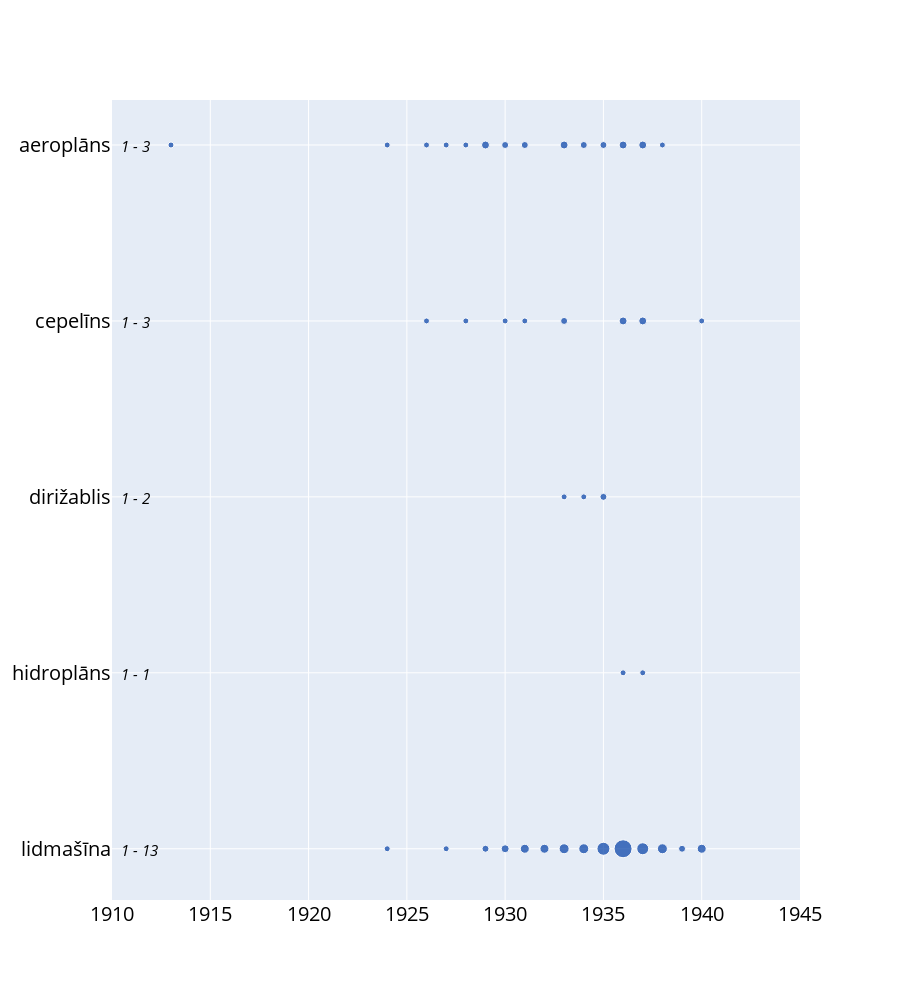

The cell this chart's notebook holds for it:
### Code cell
# now let's plot the same plot for air terms
# now lets plot original terms _grouped
scale = 4
width = 370 * scale
height = 475 * scale
terms_for_plot = air_terms_original_grouped # these are doc frequencies over years
# print actual width and height
print(f"width: {width}, height: {height}")
font_size = 5 * scale
margin = 25 * scale
top_margin = 25 * scale
bottom_margin = 25 * scale
font_color = "rgb(0, 0, 0)" # Black

# we will only use Pantone 293 for bubble colors - rgb(0, 61, 165)
colors = ["rgb(0, 61, 165)"] * len(terms_for_plot)

fig = go.Figure()
# colors = px.colors.qualitative.Plotly.copy()
# how many colors
print(f"len(px.colors.qualitative.Plotly): {len(colors)}")
# print how many terms we have
print(f"len(terms_for_plot): {len(terms_for_plot)}")
for term, dft in sorted(terms_for_plot.items(), reverse=True):
    print(f"Plotting {term}")
    
    # color
    color = colors.pop(0)
    print(f"Color: {color}")
    fig.add_trace(go.Scatter(
        x=dft.index,
        y=[term] * len(dft), 
        mode='markers', 
        marker=dict(
            size=5+dft.values*1,
        ),
        # marker color
        marker_color=color,

        # hover values
        # show values on hover
        hoverinfo='text',
        hovertext=[f"Year: {year}<br>Count: {count}" for year, count in zip(dft.index, dft.values)],
        name=term))
    
    # let's find min and max for dft
    min_count = dft.min()
    max_count = dft.max()
    # let's add custom annotation with min_count and max_count for each term at the left side of the plot
    fig.add_annotation(
        xref="paper",
        yref="y",
        x=0.01,
        y=term,
        # shift y position down a bit
        yshift=-1,
        # text=f"<i>No {min_count} līdz {max_count}</i>",
        text=f"<i>{min_count} - {max_count}</i>",
        showarrow=False,
        font=dict(size=font_size*0.75),


        # bgcolor="transparent",
        # bordercolor="black",
        # borderwidth=1
    )

# fig.update_layout(title="Terms 1 usage per year", 
#                   xaxis_title="Year", 
#                   yaxis_title="Count of unique file_stem_short")

#
# update height
fig.update_layout(height=1000)
# change font size
fig.update_layout(font=dict(size=font_size))
# update font color
fig.update_layout(font_color=font_color)
# update margin
fig.update_layout(margin=dict(l=margin, r=margin, t=top_margin, b=bottom_margin))
# save html
# hide legend
fig.update_layout(showlegend=False)

# we want x axis to start at 1870
fig.update_xaxes(range=[1910, 1945])
SAVE_HTML = False
if SAVE_HTML:
    fig.write_html("../html/terms_original_20_usage_per_year.html")
fig.show()
# print date
print(datetime.now())

### Figure 1 — Plotly figure (JSON) as saved in the notebook; plotly's stock layout.template omitted (floating-point values rounded to 4 significant figures)
{"data": [{"hoverinfo": "text", "hovertext": ["Year: 1924<br>Count: 1", "Year: 1927<br>Count: 1", "Year: 1929<br>Count: 2", "Year: 1930<br>Count: 3", "Year: 1931<br>Count: 4", "Year: 1932<br>Count: 4", "Year: 1933<br>Count: 5", "Year: 1934<br>Count: 5", "Year: 1935<br>Count: 8", "Year: 1936<br>Count: 13", "Year: 1937<br>Count: 7", "Year: 1938<br>Count: 5", "Year: 1939<br>Count: 2", "Year: 1940<br>Count: 4"], "marker": {"color": "rgb(0, 61, 165)", "size": [6, 6, 7, 8, 9, 9, 10, 10, 13, 18, 12, 10, 7, 9]}, "mode": "markers", "name": "lidmašīna", "type": "scatter", "x": [1924, 1927, 1929, 1930, 1931, 1932, 1933, 1934, 1935, 1936, 1937, 1938, 1939, 1940], "y": ["lidmašīna", "lidmašīna", "lidmašīna", "lidmašīna", "lidmašīna", "lidmašīna", "lidmašīna", "lidmašīna", "lidmašīna", "lidmašīna", "lidmašīna", "lidmašīna", "lidmašīna", "lidmašīna"]}, {"hoverinfo": "text", "hovertext": ["Year: 1936<br>Count: 1", "Year: 1937<br>Count: 1"], "marker": {"color": "rgb(0, 61, 165)", "size": [6, 6]}, "mode": "markers", "name": "hidroplāns", "type": "scatter", "x": [1936, 1937], "y": ["hidroplāns", "hidroplāns"]}, {"hoverinfo": "text", "hovertext": ["Year: 1933<br>Count: 1", "Year: 1934<br>Count: 1", "Year: 1935<br>Count: 2"], "marker": {"color": "rgb(0, 61, 165)", "size": [6, 6, 7]}, "mode": "markers", "name": "dirižablis", "type": "scatter", "x": [1933, 1934, 1935], "y": ["dirižablis", "dirižablis", "dirižablis"]}, {"hoverinfo": "text", "hovertext": ["Year: 1926<br>Count: 1", "Year: 1928<br>Count: 1", "Year: 1930<br>Count: 1", "Year: 1931<br>Count: 1", "Year: 1933<br>Count: 2", "Year: 1936<br>Count: 3", "Year: 1937<br>Count: 3", "Year: 1940<br>Count: 1"], "marker": {"color": "rgb(0, 61, 165)", "size": [6, 6, 6, 6, 7, 8, 8, 6]}, "mode": "markers", "name": "cepelīns", "type": "scatter", "x": [1926, 1928, 1930, 1931, 1933, 1936, 1937, 1940], "y": ["cepelīns", "cepelīns", "cepelīns", "cepelīns", "cepelīns", "cepelīns", "cepelīns", "cepelīns"]}, {"hoverinfo": "text", "hovertext": ["Year: 1913<br>Count: 1", "Year: 1924<br>Count: 1", "Year: 1926<br>Count: 1", "Year: 1927<br>Count: 1", "Year: 1928<br>Count: 1", "Year: 1929<br>Count: 3", "Year: 1930<br>Count: 2", "Year: 1931<br>Count: 2", "Year: 1933<br>Count: 3", "Year: 1934<br>Count: 2", "Year: 1935<br>Count: 2", "Year: 1936<br>Count: 3", "Year: 1937<br>Count: 3", "Year: 1938<br>Count: 1"], "marker": {"color": "rgb(0, 61, 165)", "size": [6, 6, 6, 6, 6, 8, 7, 7, 8, 7, 7, 8, 8, 6]}, "mode": "markers", "name": "aeroplāns", "type": "scatter", "x": [1913, 1924, 1926, 1927, 1928, 1929, 1930, 1931, 1933, 1934, 1935, 1936, 1937, 1938], "y": ["aeroplāns", "aeroplāns", "aeroplāns", "aeroplāns", "aeroplāns", "aeroplāns", "aeroplāns", "aeroplāns", "aeroplāns", "aeroplāns", "aeroplāns", "aeroplāns", "aeroplāns", "aeroplāns"]}], "layout": {"annotations": [{"font": {"size": 15}, "showarrow": false, "text": "<i>1 - 13</i>", "x": 0.01, "xref": "paper", "y": "lidmašīna", "yref": "y", "yshift": -1}, {"font": {"size": 15}, "showarrow": false, "text": "<i>1 - 1</i>", "x": 0.01, "xref": "paper", "y": "hidroplāns", "yref": "y", "yshift": -1}, {"font": {"size": 15}, "showarrow": false, "text": "<i>1 - 2</i>", "x": 0.01, "xref": "paper", "y": "dirižablis", "yref": "y", "yshift": -1}, {"font": {"size": 15}, "showarrow": false, "text": "<i>1 - 3</i>", "x": 0.01, "xref": "paper", "y": "cepelīns", "yref": "y", "yshift": -1}, {"font": {"size": 15}, "showarrow": false, "text": "<i>1 - 3</i>", "x": 0.01, "xref": "paper", "y": "aeroplāns", "yref": "y", "yshift": -1}], "font": {"color": "rgb(0, 0, 0)", "size": 20}, "height": 1000, "margin": {"b": 100, "l": 100, "r": 100, "t": 100}, "showlegend": false, "xaxis": {"range": [1910, 1945]}}}
